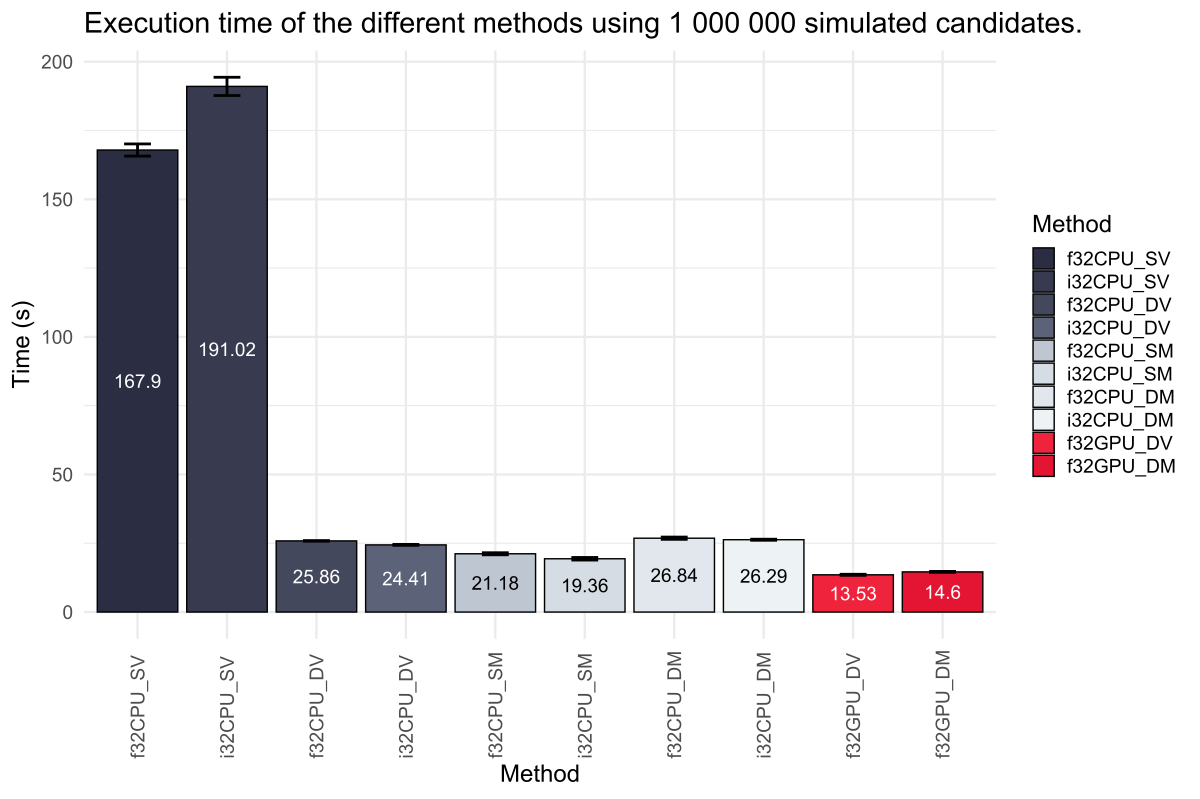

R code for this plot:
library(tidyverse)
library(readxl)

data <- read_xlsx("benchmark_hpc_1000000.xlsx")

data <- data[-11,]

data$Method <- factor(data$Method, levels = c("f32CPU_SV",
                                              "i32CPU_SV",
                                              "f32CPU_DV",
                                              "i32CPU_DV",
                                              "f32CPU_SM",
                                              "i32CPU_SM",
                                              "f32CPU_DM",
                                              "i32CPU_DM",
                                              "f32GPU_DV",
                                              "f32GPU_DM",
                                              "f32GPU_SM"))

std9_palette = c("#2B2D42", "#5C6378", "#8D99AE",
                 "#BDC6D1", "#EDF2F4", "#EE8B98",
                 "#EF233C", "#E41433", "#D90429")

grp9_palette = c("#2B2D42", "#5C6378", "#757E93",
                 "#A5B0C0", "#BDC6D1", "#EDF2F4",
                 "#EF233C", "#E41433", "#D90429")

nge9_palette = c("#E8D5D3", "#CDC1C4", "#B2ADB4", 
                 "#C06B6E", "#CE2928", "#B62626", 
                 "#9E2224", "#6A2123", "#362022")

grp11_palette = c("#2B2D42", "#383B50", "#44485D", "#5C6378",
                  "#BDC6D1", "#D5DCE3", "#E1E7EC", "#EDF2F4",
                  "#EF233C", "#E41433", "#D90429")

grp10_palette = c("#2B2D42", "#383B50", "#44485D", "#5C6378",
                  "#BDC6D1", "#D5DCE3", "#E1E7EC", "#EDF2F4",
                  "#EF233C", "#E41433")

text_col <- c(rep("white", 4), rep("black", 4), rep("white", 2))

# export as 1200 x 800

ggplot(data, aes(x = Method, y = Mean, fill = Method)) +
  geom_bar(stat="identity", color = "black") +
  geom_errorbar(aes(x = Method, ymin = Mean-SD, ymax = Mean+SD), colour = "black", width = 0.3, linewidth = 1.0) +
  scale_fill_manual(values = grp10_palette) +
  ggtitle("Execution time of the different methods using 1 000 000 simulated candidates.") +
  xlab("Method") +
  ylab("Time (s)") +
  geom_text(aes(label=round(Mean, 2)), size = 5.0, color = text_col, position = position_stack(vjust = 0.5)) +
  theme_minimal(base_size = 18) +
  theme(axis.text.x = element_text(angle = 90, hjust = 0, vjust = 0.5))
